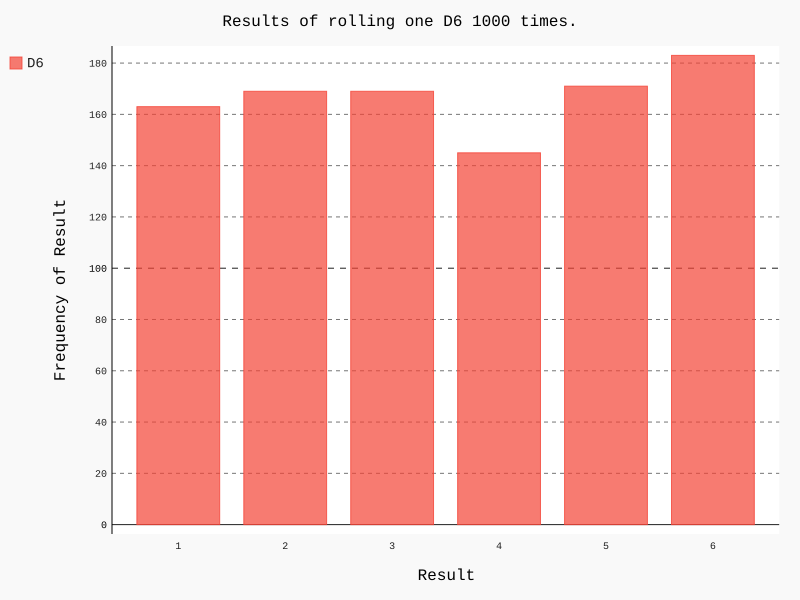

Here is the Python script that generated this plot:
import pygal
from die import Die

# Create a D6.
die = Die()

# Make some rolls, and store results in a list.
results = []
for roll_num in range(1000):
    result = die.roll()
    results.append(result)

frequencies = []
for value in range(1, die.num_sides+1):
    frequency = results.count(value)
    frequencies.append(frequency)

# Visualize the results.
hist = pygal.Bar()

hist.title = "Results of rolling one D6 1000 times."
hist.x_labels = ['1', '2', '3', '4', '5', '6']
hist.x_title = "Result"
hist.y_title = "Frequency of Result"

hist.add('D6', frequencies)
hist.render_to_file('die_visual.svg')
